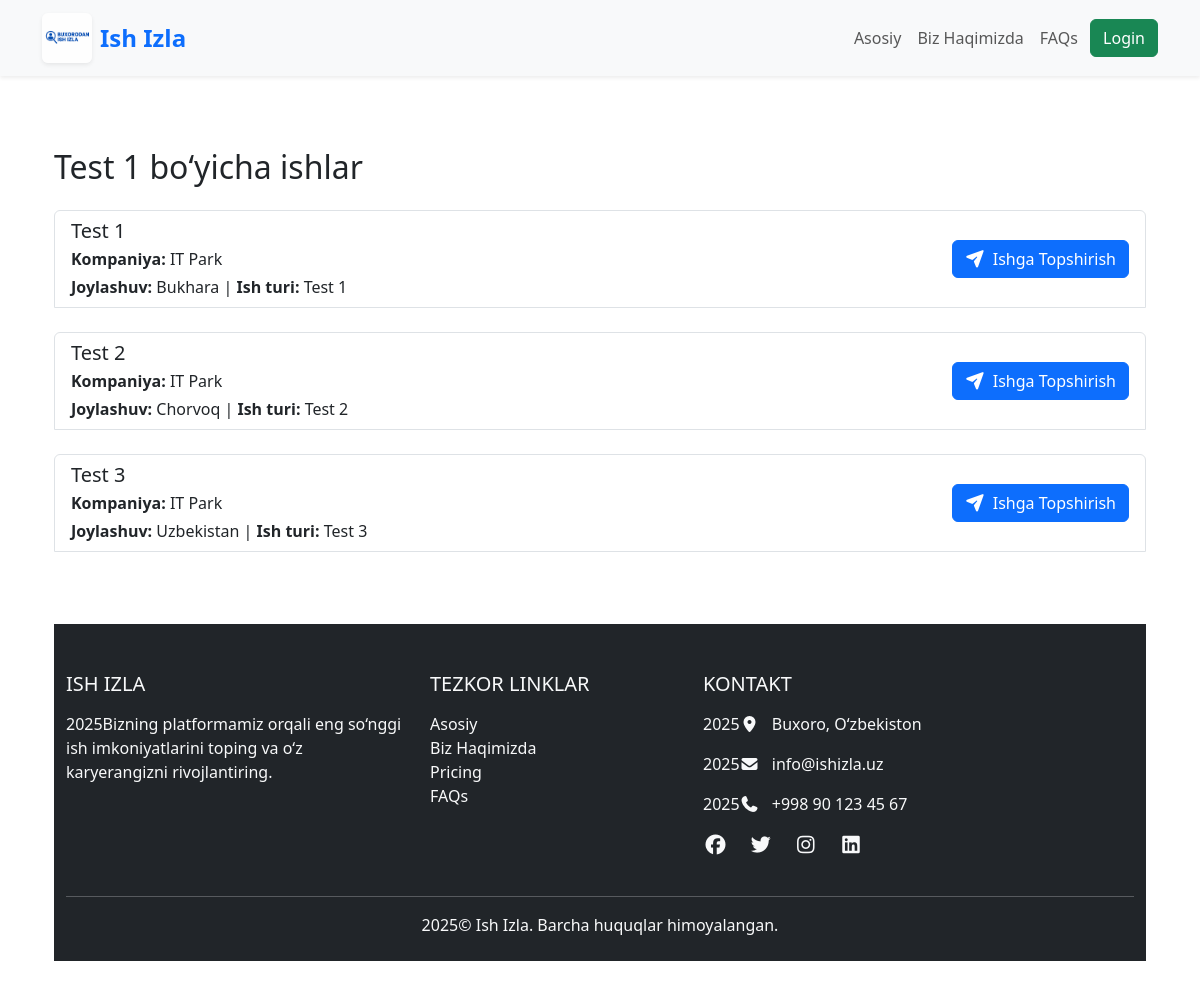
Page /advertisements/categories/3/ on the earlier database version.
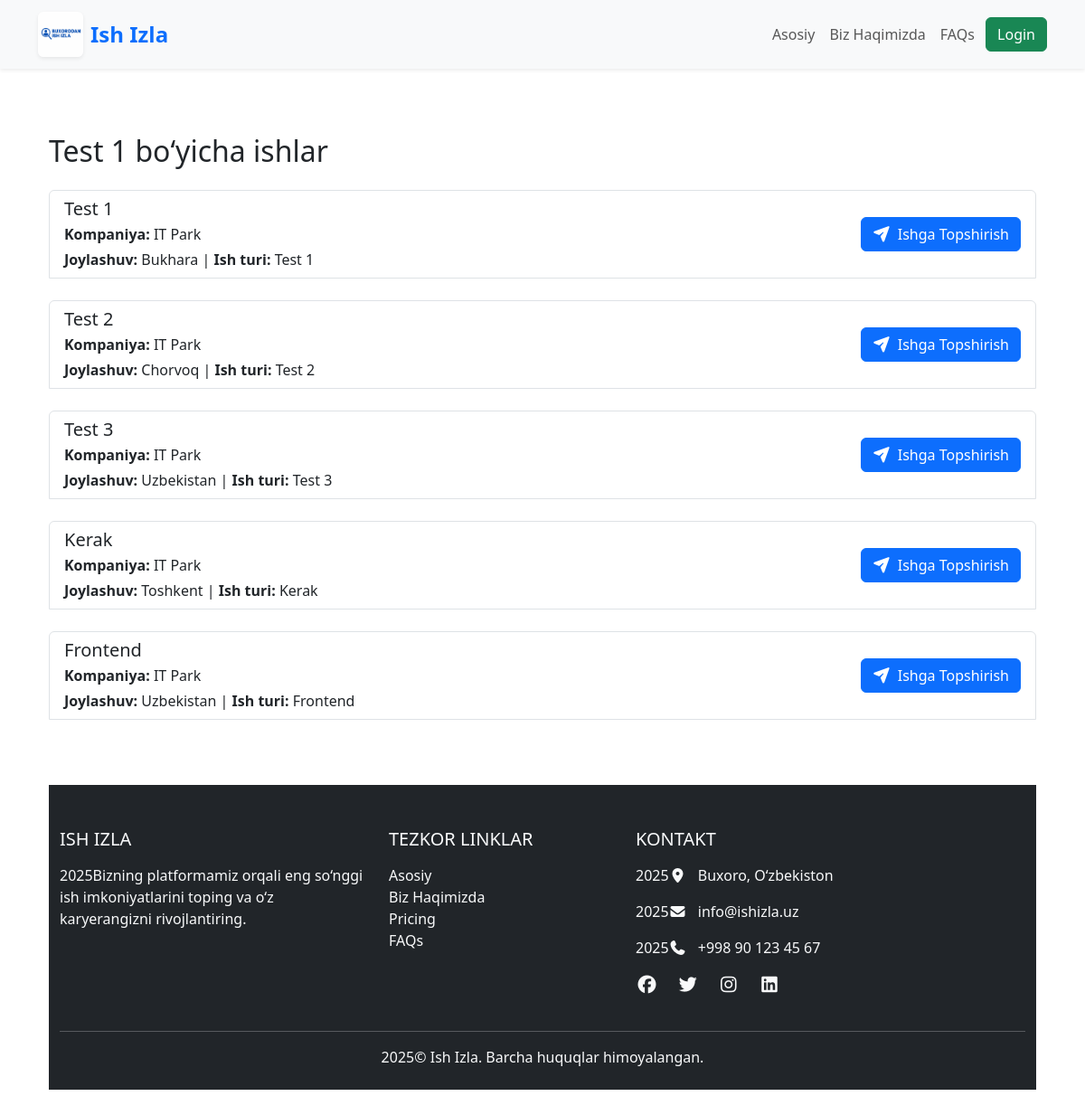
Same page on the later database version.
### advertisement/models.py (models this page shows, shortened)
class Job(models.Model):
    employer = models.ForeignKey(EmployerProfile, on_delete=models.CASCADE, related_name="jobs")
    category = models.ForeignKey(CategoryModel,on_delete=models.CASCADE,verbose_name='Kategorya')
    title = models.CharField(max_length=255,verbose_name='Sarlovha')
    description = models.TextField(verbose_name='Tasnif')
    salary = models.CharField(max_length=100, blank=True, null=True,verbose_name='Maosh')
    created_at = models.DateTimeField(auto_now_add=True)
    location = models.CharField(max_length=155,verbose_name='Manzil')
    phone_number = models.CharField(max_length=14,default='998992606296',verbose_name='Telefon raqam')
    def __str__(self):
        return self.title

class EmployerProfile(models.Model):
    user = models.OneToOneField(CustomUser,on_delete=models.CASCADE,related_name='employer')
    company_name = models.CharField(max_length=255)
    description = models.TextField()
    logo = models.ImageField(upload_to='employers_logos/',null=True,blank=True)

### advertisement/views.py (the view)
# urls.py: path('categories/<int:pk>/',AdvertismentView.as_view(),name="category"),
class AdvertismentView(View):
    def get(self,request,pk):
        products = Job.objects.filter(category__pk=pk)
        return render(request,'category/category.html',{"products":products})

### templates/category/category.html (shortened to what this page needs)
{% extends "base.html" %}
{% block content %}
<div class="container py-5">
    <h2 class="mb-4">{{products.first}} bo‘yicha ishlar</h2>
    {% for x in products.all %}
    <div class="list-group">
        <div class="list-group-item list-group-item-action d-flex justify-content-between align-items-center">
            <div>
                <h5 class="mb-1">{{x.title}}</h5>
                <p class="mb-1"><strong>Kompaniya:</strong> {{x.employer.company_name}}</p>
                <p class="mb-0"><strong>Joylashuv:</strong> {{x.location}} | <strong>Ish turi:</strong> {{x.title}}
                </p>
            </div>
<a href="{% url 'job:job-detail' x.pk %}" class="btn btn-primary d-flex align-items-center gap-2">
    <i class="fa-solid fa-paper-plane"></i>
    Ishga Topshirish
</a>
        </div>
        <br>
        {% endfor %}
    </div>
</div>
{% endblock %}

### templates/base.html (shortened to what this page needs)
 {% load static %}
<!DOCTYPE html>
<html lang="uz">
<head>
    <link href="https://cdn.jsdelivr.net/npm/bootstrap@5.3.8/dist/css/bootstrap.min.css" rel="stylesheet">
    <link rel="stylesheet" href="https://cdnjs.cloudflare.com/ajax/libs/font-awesome/7.0.1/css/all.min.css">
</head>
<body>
 <nav class="navbar navbar-expand-lg navbar-light bg-light shadow-sm mb-4">
    <div class="container">
        <a class="navbar-brand d-flex align-items-center" href="/">
            <img src="{% static 'images/logo.png' %}" height="50" class="rounded shadow-sm" alt="Logo">
            <span class="ms-2 fs-4 fw-bold text-primary">Ish Izla</span>
        </a>
        <div class="collapse navbar-collapse" id="navbarSupportedContent">
            <ul class="navbar-nav ms-auto mb-2 mb-lg-0 align-items-center">
                <li class="nav-item"><a href="/" class="nav-link">Asosiy</a></li>
                <li class="nav-item"><a href="{% url 'about' %}" class="nav-link">Biz Haqimizda</a></li>
                <li class="nav-item"><a href="{% url 'faq' %}" class="nav-link">FAQs</a></li>
                {% if request.user.is_authenticated %}
                    <li class="nav-item">
                        <a href="{% url 'users:profile' %}" class="btn btn-outline-primary me-2 d-flex align-items-center">
                            <i class="fa fa-user me-1"></i> Profile
                        </a>
                    </li>
                    <li class="nav-item">
                        <a href="{% url 'users:logout' %}" class="btn btn-outline-danger d-flex align-items-center">
                            <i class="fa fa-sign-out-alt me-1"></i> Logout
                        </a>
                    </li>
                {% else %}
                    <li class="nav-item"><a href="{% url 'users:login' %}" class="btn btn-success d-flex align-items-center">Login</a></li>
                {% endif %}
            </ul>
        </div>
    </div>
</nav>
    <div class="container">
        {% block content %}
        {% endblock %}
    </div>
<footer class="bg-dark text-light pt-5 pb-4 mt-5">
    <div class="container">
        <div class="row">
            <div class="col-md-4 mb-4">
                <h5 class="text-uppercase mb-3">Ish Izla</h5>
                <p>Bizning platformamiz orqali eng so‘nggi ish imkoniyatlarini toping va o‘z karyerangizni rivojlantiring.</p>
            </div>
            <div class="col-md-3 mb-4">
                <h5 class="text-uppercase mb-3">Tezkor Linklar</h5>
                <ul class="list-unstyled">
                    <li><a href="/" class="text-light text-decoration-none">Asosiy</a></li>
                    <li><a href="/about" class="text-light text-decoration-none">Biz Haqimizda</a></li>
                    <li><a href="#" class="text-light text-decoration-none">Pricing</a></li>
                    <li><a href="#" class="text-light text-decoration-none">FAQs</a></li>
                </ul>
            </div>
            <div class="col-md-5 mb-4">
                <h5 class="text-uppercase mb-3">Kontakt</h5>
                <p><i class="fa fa-map-marker-alt me-2"></i> Buxoro, O‘zbekiston</p>
                <p><i class="fa fa-envelope me-2"></i> info@ishizla.uz</p>
                <p><i class="fa fa-phone me-2"></i> +998 90 123 45 67</p>
                <div>
                    <a href="#" class="text-light me-3"><i class="fab fa-facebook fa-lg"></i></a>
                    <a href="#" class="text-light me-3"><i class="fab fa-twitter fa-lg"></i></a>
                    <a href="#" class="text-light me-3"><i class="fab fa-instagram fa-lg"></i></a>
                    <a href="#" class="text-light"><i class="fab fa-linkedin fa-lg"></i></a>
                </div>
            </div>
        </div>
        <hr class="bg-light">
        <div class="row">
            <div class="col-md-12 text-center">
                <p class="mb-0">&copy; {{ year }} Ish Izla. Barcha huquqlar himoyalangan.</p>
            </div>
        </div>
    </div>
</footer>
</body>
</html>

Differences in the rows shown:
added Job: title "Kerak", employer.company_name "IT Park", location "Toshkent"
added Job: title "Frontend", employer.company_name "IT Park", location "Uzbekistan"
